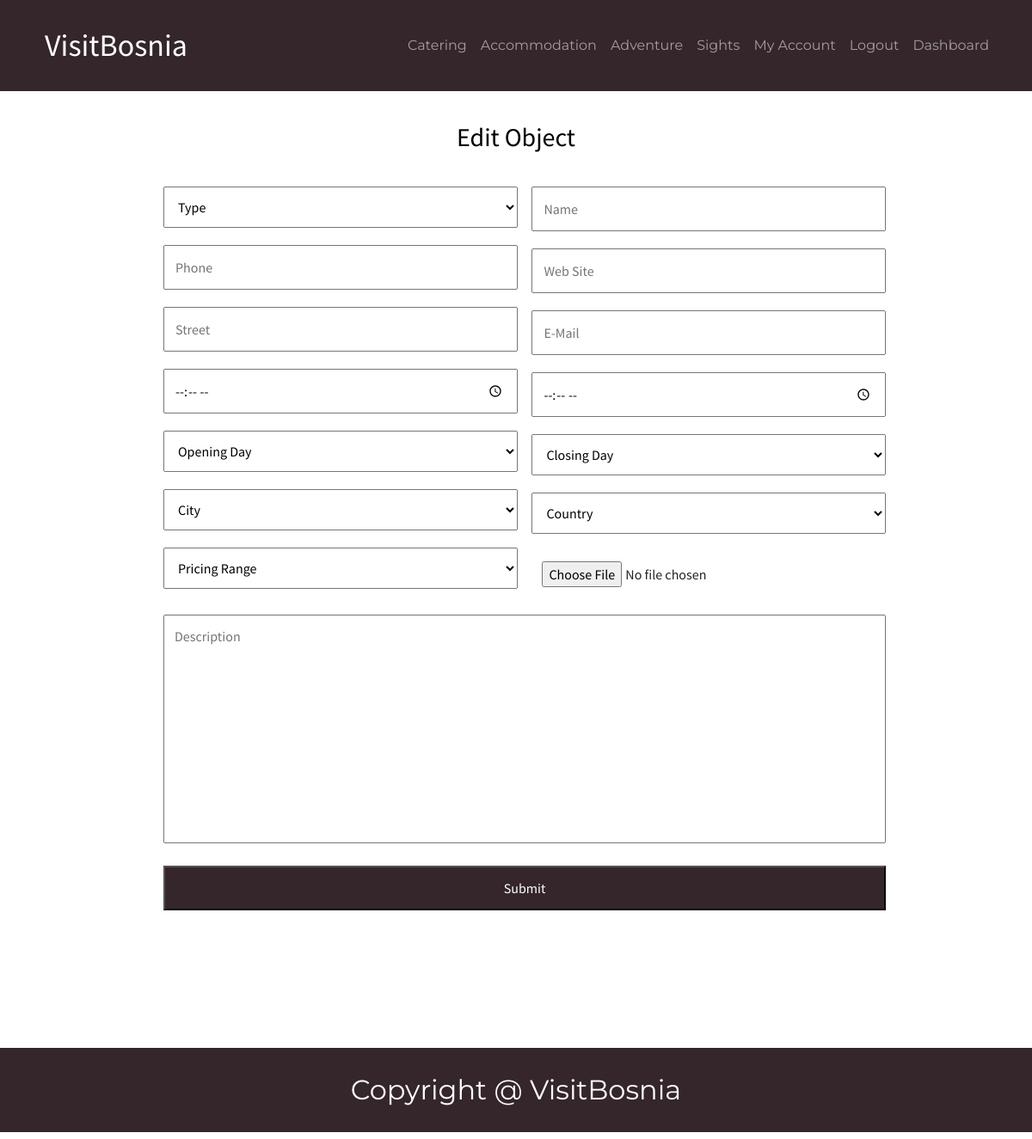
/Objects/edit.php (signed in), run on the app's committed database.
### tables this page shows
CREATE TABLE `type` (
  `tid` int(11) NOT NULL,
  `name` varchar(255) NOT NULL,
  `supertype` int(11) DEFAULT NULL,
  `picture` varchar(255) DEFAULT NULL
);

### Objects/edit.php (the view, shortened to what this page needs)
<?php
$conn = mysqli_connect('localhost', 'root', '', 'visitbosnia');
$objectID = $_GET['id'];
$object = mysqli_fetch_assoc(mysqli_query($conn, "SELECT name, street, phone, opening_hours, closing_hours, pricing, webpage, email, start_day, close_day, description, isVegan, isGlutenFree, isPetFriendly, isHalal, city, image FROM object WHERE oid = '{$objectID}'"));
?>
<!doctype html>
<html lang="en">
<head>
    <?php include("../Includes/head.php") ?>
    <link rel="stylesheet" type="text/css" href="../Includes/header.css">
    <link rel="stylesheet" type="text/css" href="../Includes/footer.css">
    <link rel="stylesheet" type="text/css" href="edit.css">
</head>
<body>
<div class="s1">
    <?php include("../Includes/header.php");?>
</div>
<h1 class="add-title">Edit Object</h1>
<form action="" method="POST" enctype="multipart/form-data">
    <div class="wrapper">
        <div class="first-part">
            <select name="type" id="type" onchange="display()" required>
                <option value="<?= $object['phone'] ?>" disabled selected>Type</option>
            </select>
            <input type="text" name="phone" placeholder="Phone" value="<?= $object['phone'] ?>" required>
            <input type="text" name="street" placeholder="Street" required value="<?= $object['street'] ?>">
            <input type="time" name="o-hours" placeholder="Opening Hours" required value="<?= $object['opening_hours'] ?>">
            <select name="openingDay" required>
                <option value="" disabled selected>Opening Day</option>
            </select>
            <select name="city" required>
                <option value="" disabled selected>City</option>
            </select>
            <select name="pricing" required>
                <option value="" disabled selected>Pricing Range</option>
            </select>
        </div>
        <div class="second-part">
            <input type="text" name="name" placeholder="Name" value="<?= $object['name'] ?>" required>
            <input type="text" name="webpage" placeholder="Web Site" value="<?= $object['webpage'] ?>">
            <input type="email" name="email" placeholder="E-Mail" value="<?= $object['email'] ?>" required>
            <input type="time" name="c-hours" placeholder="Closing Hours" value="<?= $object['closing_hours'] ?>" required>
            <select name="closingDay" required>
                <option value="" disabled selected>Closing Day</option>
            </select>
            <select name="country" required>
                <option value="" disabled selected>Country</option>
            </select>
            <input type="file" name="image" id="image" value="<?= $object['image'] ?>>">
        </div>
    </div>
    <textarea name="description" id="description" cols="30" rows="10" placeholder="Description" ><?= $object['description'] ?></textarea>
    <button type="submit">Submit</button>
</form>
<?php include("../Includes/footer.php");?>
</body>
</html>

### Includes/header.php (shortened to what this page needs)
<?php
$conn = mysqli_connect('localhost', 'root', '', 'visitbosnia');
$mainCategories = mysqli_query($conn, "SELECT t.tid,t.name FROM type t WHERE t.supertype IS NULL");
?>
<nav class="navbar navbar-expand-lg navbar-dark">
   <div class="container">
       <a class="navbar-brand" href="../Citypage/citypage.php">VisitBosnia</a>
       <div class="collapse navbar-collapse" id="navbarSupportedContent">
           <ul class="navbar-nav mr-auto">
               <?php while ($row = mysqli_fetch_assoc($mainCategories)): ?>
                   <li class="nav-item"><a class="nav-link" href="../Category/category.php?category=<?= $row['tid'] ?>"><?= $row['name'] ?></a></li>
               <?php endwhile; ?>
               <?php if (isset($_SESSION['auth'])): ?>
                   <li class="nav-item"><a class="nav-link" href="../Profile/profile.php">My Account</a></li>
                   <li class="nav-item"><a class="nav-link" href="../logout.php">Logout</a></li>
               <?php endif; ?>
               <?php if (isset($_SESSION['admin']) && $_SESSION['admin'] == 1): ?>
                   <li class="nav-item"><a class="nav-link" href="../Dashboard/dashboard.php">Dashboard</a></li>
               <?php endif; ?>
           </ul>
       </div>
   </div>
</nav>

### Includes/header.css (style rules this page uses)
.navbar-brand { font-family: "Source Sans Pro", sans-serif; color: #fff; text-decoration: none; font-size: 36px; }
.container { margin: 13px auto; }
.navbar-collapse { flex-grow: 0; margin: 0; text-align: center; }
a { font-family: "Montserrat", sans-serif; text-decoration: none; color: #fff; padding: 10px; margin: 0; }

### Objects/edit.css (style rules this page uses)
* { margin: 0; padding: 0; box-sizing: border-box; }
.s1 { background-color: #34262B; }
.add-title { color: #000; font-family: "Source Sans Pro", sans-serif; font-size: 30px; text-align: center; padding: 35px 0 0 0; }
form { width: 70%; margin: 30px auto; }
.first-part, .second-part { width: 49%; }
.wrapper { display: flex; justify-content: space-between; }
select, input, textarea, button { font-family: "Source Sans Pro", sans-serif; width: 100%; margin: 10px; padding: 12px; }
textarea { resize: none; overflow: auto; }
button { background-color: #34262B; color: #fff; }

### data on the page
type: name "Catering"
type: name "Accommodation"
type: name "Adventure"
type: name "Sights"
